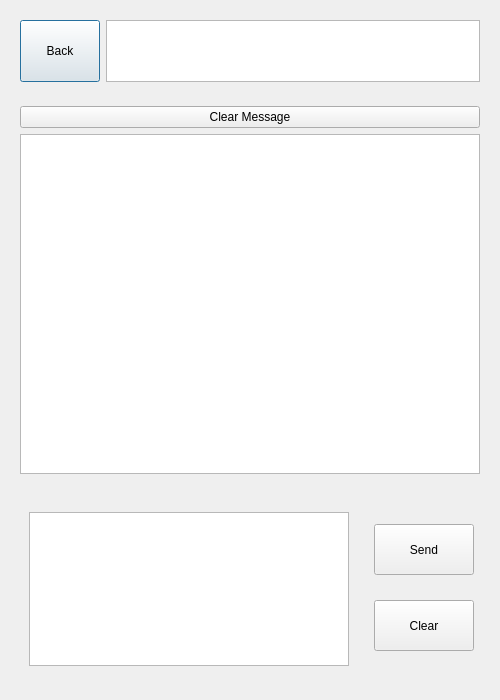
<?xml version="1.0" encoding="UTF-8"?>
<ui version="4.0">
 <class>F_Talk</class>
 <widget class="QDialog" name="F_Talk">
  <property name="geometry">
   <rect>
    <x>0</x>
    <y>0</y>
    <width>500</width>
    <height>700</height>
   </rect>
  </property>
  <property name="windowTitle">
   <string>Dialog</string>
  </property>
  <layout class="QVBoxLayout" name="verticalLayout">
   <item>
    <widget class="QWidget" name="widget" native="true">
     <property name="maximumSize">
      <size>
       <width>16777215</width>
       <height>80</height>
      </size>
     </property>
     <layout class="QHBoxLayout" name="horizontalLayout_2">
      <item>
       <widget class="QPushButton" name="Btn_Back">
        <property name="sizePolicy">
         <sizepolicy hsizetype="Minimum" vsizetype="Ignored">
          <horstretch>0</horstretch>
          <verstretch>0</verstretch>
         </sizepolicy>
        </property>
        <property name="text">
         <string>Back</string>
        </property>
       </widget>
      </item>
      <item>
       <widget class="QTextBrowser" name="Show_Info">
        <property name="maximumSize">
         <size>
          <width>400</width>
          <height>16777215</height>
         </size>
        </property>
       </widget>
      </item>
     </layout>
    </widget>
   </item>
   <item>
    <widget class="QWidget" name="widget_2" native="true">
     <property name="maximumSize">
      <size>
       <width>16777215</width>
       <height>400</height>
      </size>
     </property>
     <layout class="QVBoxLayout" name="verticalLayout_3">
      <item>
       <widget class="QPushButton" name="Btn_ClearMess">
        <property name="text">
         <string>Clear Message</string>
        </property>
       </widget>
      </item>
      <item>
       <widget class="QTextBrowser" name="Show_Mess"/>
      </item>
     </layout>
    </widget>
   </item>
   <item>
    <widget class="QWidget" name="widget_3" native="true">
     <property name="maximumSize">
      <size>
       <width>16777215</width>
       <height>200</height>
      </size>
     </property>
     <layout class="QHBoxLayout" name="horizontalLayout">
      <item>
       <widget class="QWidget" name="widget_5" native="true">
        <property name="maximumSize">
         <size>
          <width>338</width>
          <height>172</height>
         </size>
        </property>
        <layout class="QVBoxLayout" name="verticalLayout_4">
         <item>
          <widget class="QTextEdit" name="Edit_Mess"/>
         </item>
        </layout>
       </widget>
      </item>
      <item>
       <widget class="QWidget" name="widget_4" native="true">
        <property name="maximumSize">
         <size>
          <width>120</width>
          <height>150</height>
         </size>
        </property>
        <widget class="QPushButton" name="Btn_Send">
         <property name="geometry">
          <rect>
           <x>10</x>
           <y>10</y>
           <width>100</width>
           <height>51</height>
          </rect>
         </property>
         <property name="text">
          <string>Send</string>
         </property>
        </widget>
        <widget class="QPushButton" name="Btn_Clear">
         <property name="geometry">
          <rect>
           <x>10</x>
           <y>86</y>
           <width>100</width>
           <height>51</height>
          </rect>
         </property>
         <property name="text">
          <string>Clear</string>
         </property>
        </widget>
       </widget>
      </item>
     </layout>
    </widget>
   </item>
  </layout>
 </widget>
 <resources/>
 <connections/>
</ui>
